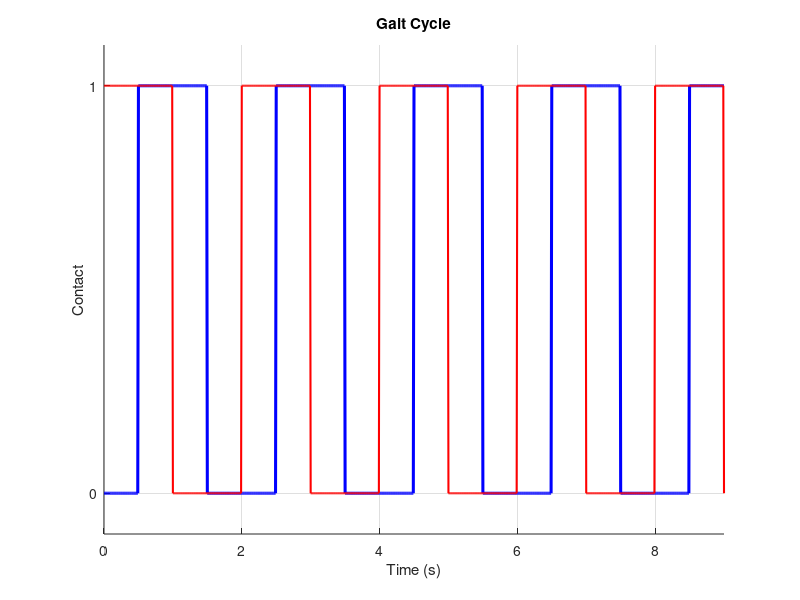

This chart was generated by the following MATLAB code:
%%%%%%%%%%%%%%%%%%%%%%%%%%%%%%%%%%%%%%%%%%%%%%%%%%%%%%%%%%%%%%%%%%%%%%%%%%%
% Testing Gait Cycles
%%%%%%%%%%%%%%%%%%%%%%%%%%%%%%%%%%%%%%%%%%%%%%%%%%%%%%%%%%%%%%%%%%%%%%%%%%%
clear all; clc; close all;

% gait cycle parameters
T_gait = 2.0;
r_L = 0.5;
r_R = 0.5;
offset_L = 0.25;
offset_R = 0.0;

% time vector
T_sim = 9.0;
t = 0:0.01:T_sim;

% gait cycle 
signal_L = zeros(1,length(t));
signal_R = zeros(1,length(t));

% gait cycle signal
for i = 1:length(t)
    % left leg
    if mod(t(i) - offset_L * T_gait, T_gait) < r_L*T_gait
        signal_L(i) = 1;
    else 
        signal_L(i) = 0;
    end

    % right leg
    if mod(t(i) - offset_R * T_gait, T_gait) < r_R*T_gait
        signal_R(i) = 1;
    else 
        signal_R(i) = 0;
    end
end

% plot
figure();

% subplot(1,2,1)
grid on; hold on;
plot(t, signal_L, 'b', 'LineWidth', 2.2)
plot(t, signal_R, 'r', 'LineWidth', 1.5)
xlabel('Time (s)')
ylabel('Contact')
title('Gait Cycle')
xlim([0 T_sim])
ylim([-0.1 1.1])
yticks([0 1])

